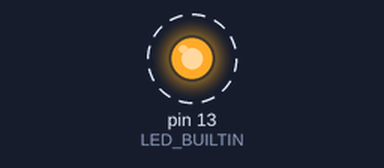
A sketch run on a simulated Arduino Uno, built with avr-gcc and run on an emulated ATmega328P. On the bench: output pins drawn as LEDs (lit = HIGH). Wiring (inferred from the names in the program): 24Cxx EEPROM at I2C address 0x50. Dashed ring = blinking. EEPROM starts erased.

Above: at 0.2 s.
Timing chart, 0 to 3.0 s (numbered marks = the images above):
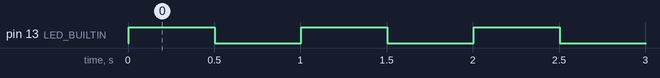

The sketch:

test_page_write.ino
```cpp
// Write 0s , because it this state, all bits are charged - test for EEPROM holding charge/data
// Usually, when it fails, 0s change to anything else
#include <Wire.h>

#define disk1 0x50    //Address of 24LC256 eeprom chip

void setup(void)
{
  Wire.begin();

  pinMode(LED_BUILTIN, OUTPUT);
  digitalWrite(LED_BUILTIN, LOW);
  unsigned int eePageAddress = 0;
  const int arraySize = 64;

// this does not work, because the Wire.h library, has a 30 (32 byte, with 2 bytes reserved) buffer limit, so it gets clipped to 30 bytes
  byte data[64];
  for(byte i = 0; i < arraySize; i++)
  {
    data[i] = i;
  }

  writeEEPROMpage(disk1, eePageAddress, data, arraySize);
}

void loop()
  {
    //blink when ready
  digitalWrite(LED_BUILTIN, HIGH);
  delay(500);
  digitalWrite(LED_BUILTIN, LOW);
  delay(500);
  }

void writeEEPROMpage(int deviceAddress, unsigned int eePageAddress, byte data[], byte dataLength)
{
  Wire.beginTransmission(deviceAddress);
  Wire.write((int)(eePageAddress >> 8));   // MSB
  Wire.write((int)(eePageAddress & 0xFF)); // LSB

  for(byte i = 0; i < dataLength; i++)
  {
    Wire.write(data[i]);
  }

  Wire.endTransmission();
}

//void writeEEPROM(int deviceaddress, unsigned int eeaddress, byte data )
//{
//  Wire.beginTransmission(deviceaddress);
//  Wire.write((int)(eeaddress >> 8));   // MSB
//  Wire.write((int)(eeaddress & 0xFF)); // LSB
//  Wire.write(data);
//  Wire.endTransmission();
//
//  delay(5);
//}
```

Measured:
- by itself, pin 13 (LED_BUILTIN): alternates HIGH for 0.50 s and LOW for 0.50 s
